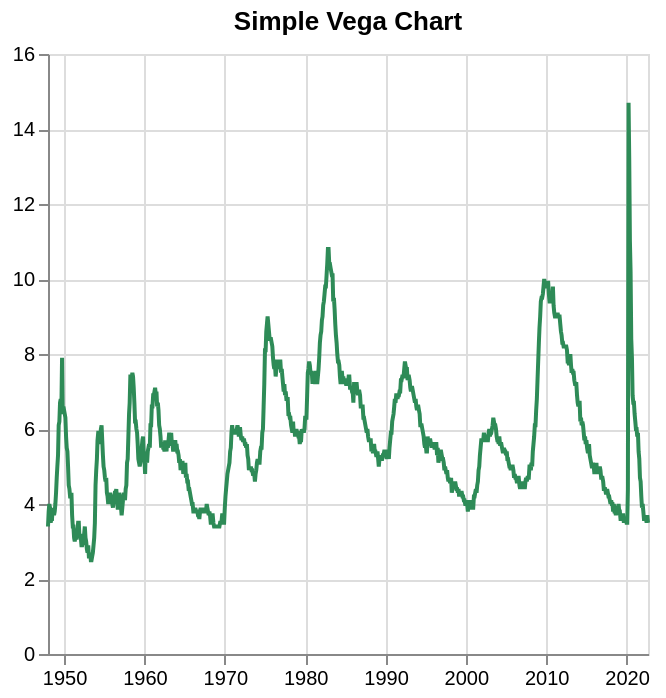

Specify this chart in Vega-Lite:
### Vega-Lite specification from a JSON file in a GitHub repository (floating-point values rounded to 4 significant figures; data arrays with more than 128 entries replaced by an {"elided": "..."} marker saying what was removed)
{"$schema": "https://vega.github.io/schema/vega-lite/v5.json", "data": {"values": {"elided": "897 records"}, "format": {"parse": {"date": "date"}}}, "title": {"text": "Simple Vega Chart"}, "width": 300, "height": 300, "mark": {"type": "line", "color": "seagreen", "strokeWidth": 2, "opacity": 1}, "encoding": {"x": {"field": "date", "type": "temporal", "title": null}, "y": {"field": "value", "type": "quantitative", "title": null}}}
